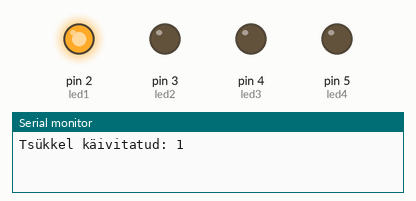
Bench run of a sketch on a simulated Arduino Uno, built with avr-gcc and run on an emulated ATmega328P. Parts: output pins drawn as LEDs (lit = HIGH), the last lines printed to the serial monitor.

Above: at 0.1 s.
At 1.1 s:
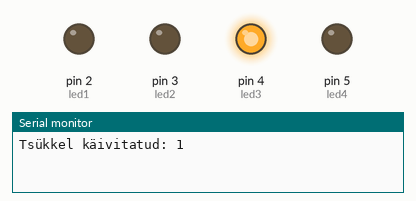
At 5.1 s:
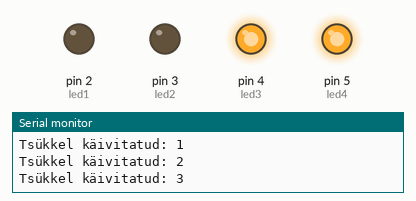
At 10.6 s:
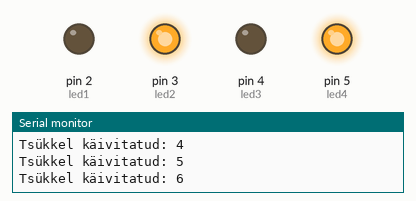
At 20.1 s:
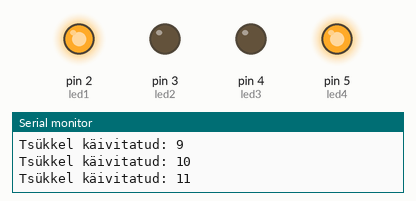
At 39.75 s:
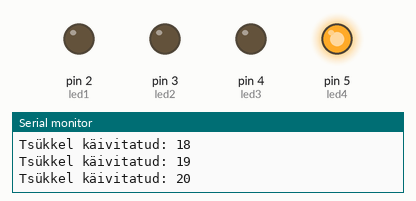
Timing chart, 0 to 40.0 s (numbered marks = the images above):
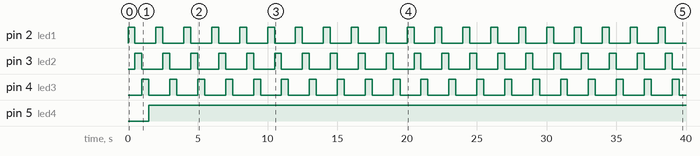

The sketch:

E-ope.ino
```cpp
const int led1 = 2; // võtab digitalPin ja muudab selle stringiks
const int led2 = 3;
const int led3 = 4;
const int led4 = 5;
int patternCount = 0; // Tsükli kogus

void setup() {
  pinMode(led1, OUTPUT);
  pinMode(led2, OUTPUT);
  pinMode(led3, OUTPUT);
  pinMode(led4, OUTPUT);
  Serial.begin(9600); // Käivitab seerial monitori
}

void loop() {
  for (int i = 0; i < 5; i++) { // Tsükkel loeb 0-5, et tööle ja kinni minna
    patternCount++; // Lisab numbri, et lugeda mitu tsüklit teinud on.
    Serial.print("Tsükkel käivitatud: "); // Tekst siis mitu tsükklit on olnud
    Serial.println(patternCount);

    digitalWrite(led1, HIGH); // led sisse
    delay(500);               // töötab 500 ms
    digitalWrite(led1, LOW);  // led kinni

    digitalWrite(led2, HIGH);
    delay(500);
    digitalWrite(led2, LOW);

    digitalWrite(led3, HIGH);
    delay(500);
    digitalWrite(led3, LOW);

    digitalWrite(led4, HIGH);
    delay(500);
    digitalWrite(led3, LOW);
  }
}
// Leidsin projekti mis Rainiga tegime ja tsükli siit: https://www.instructables.com/Running-LEDs-Arduino-Uno/
```

Measured:
- by itself, pin 2 (led1), pin 3 (led2), pin 4 (led3): alternates HIGH for 0.50 s and LOW for 1.5 s
- by itself, pin 5 (led4): LOW → HIGH at 1.5 s
